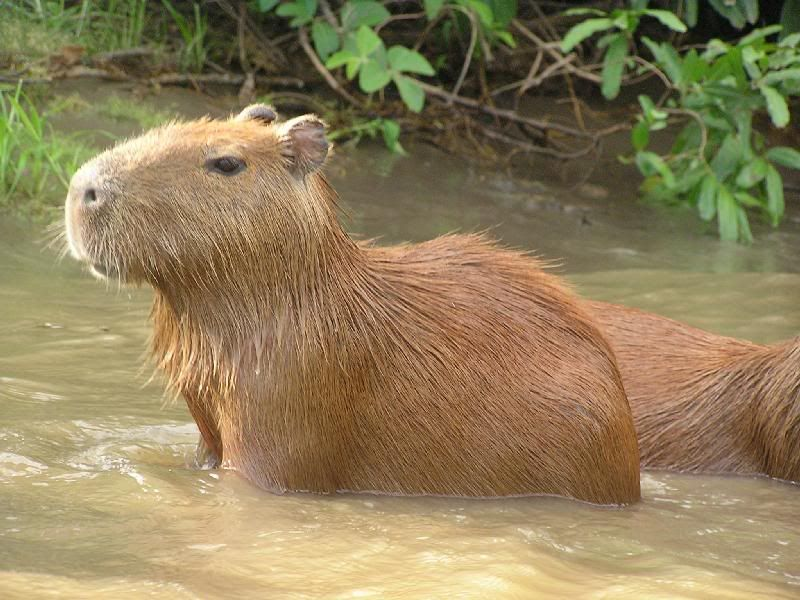
#> input picture ComputerVisionCourse/exercise01/Capybara.jpg, 800 x 600 px
$ python Exercise01_Task02.py
#> lines starting #> are read from the running program, lines starting #| are printed output that depends on the picture
import numpy as np
import matplotlib.pyplot as plt
from PIL import Image
from typing import Tuple

"""
    Computer Vision SoSe 25 — Task 2: Convolution and Filters
    Author: Ryan Qchiqache
    LMU Munich, Prof. Dr. Björn Ommer

    CNNs: In Computer Vision, algorithms are driven by convolutional neural networks.
          CNNs perform the convolution operation by sliding a kernel (called a filter)
          over an image and computing the dot product between the kernel and the covered
          part of the image.

          The convolution operation is defined as:
              g'(x, y) = g(x, y) * f(·, ·)
                      = sum_{dx = -a}^{a} sum_{dy = -b}^{b} g(x + dx, y + dy) * f(dx, dy)

          Where:
          - g(x, y) is the input image and g'(x,y) is the filtered image
          - f(dx, dy) is the convolution kernel (2D)
          - a and b are the half-width and half-height of the kernel, respectively

    Gaussian Filter:
        A Gaussian filter is a special kernel used to blur images and reduce noise.
        It applies the transformation:
            f(x, y) = (1 / (2πσ²)) * exp{ - (x² + y²) / (2σ²) }

        - σ (sigma) controls the spread/blur strength
        - The kernel values are normalized to sum to 1
"""


def convolve2d(image: np.ndarray, kernel: np.ndarray) -> np.ndarray:
    """
    Apply 2D convolution to a grayscale image.

    Parameters:
    - image: np.ndarray[float32] of shape (H, W)
    - kernel: np.ndarray[float32] of shape (k, k)

    Returns:
    - output: np.ndarray[float32] of shape (H, W)
    """
    H: int = image.shape[0]
    W: int = image.shape[1]
    kH: int = kernel.shape[0]
    kW: int = kernel.shape[1]

    assert kH == kW and kH % 2 == 1, "Kernel must be square (e.g. 3x3, 5x5) and odd-sized so it has a center pixel."

    pad_h: int = kH // 2
    pad_w: int = kW // 2

    padded: np.ndarray = np.pad(image, ((pad_h, pad_h), (pad_w, pad_w)), mode='constant', constant_values=0.0)
    output: np.ndarray = np.zeros_like(image, dtype=np.float32)

    for i in range(H):
        for j in range(W):
            region: np.ndarray = padded[i:i + kH, j:j + kW]
            output[i, j] = np.sum(region * kernel)

    return output


def gaussian_kernel(size: int, sigma: float, mean: float = 0.0) -> np.ndarray:
    """
    Generate a normalized 2D Gaussian kernel.
    A small grid of weights shaped like a "bell curve" :)
    This is often used for:
        - blurring images
        - smoothing noisy input
        - pre-processing before edge detection

    Parameters:
    - size: int (must be odd)
    - sigma: float
    - mean: float (default 0)

    Returns:
    - kernel: np.ndarray[float64] of shape (size, size)
    """
    assert size % 2 == 1, "Kernel size must be odd"

    ax: np.ndarray = np.linspace(-(size // 2), size // 2, size)
    xx: np.ndarray
    yy: np.ndarray
    xx, yy = np.meshgrid(ax, ax)

    # direct implementation of the Gaussian function
    kernel: np.ndarray = np.exp(-((xx - mean) ** 2 + (yy - mean) ** 2) / (2 * sigma ** 2))
    # This turns the exponential into a proper probability density (Gaussian PDF).
    kernel /= 2 * np.pi * sigma ** 2
    # ensure that all values in the kernel add up to 1, this way the brightness of the iage is preserved and
    # Blurring doesn't make the image brighter or darker
    kernel /= np.sum(kernel)

    return kernel


def plot_kernel(kernel: np.ndarray, title: str = "Gaussian Kernel") -> None:
    """
    Plot kernel as 200x200 grayscale image.

    Parameters:
    - kernel: np.ndarray[float64]
    - title: str
    """
    normalized: np.ndarray = (kernel - kernel.min()) / (kernel.max() - kernel.min()) * 255
    img: Image.Image = Image.fromarray(normalized.astype(np.uint8)).resize((200, 200), Image.BICUBIC)

    plt.imshow(img, cmap='gray')
    plt.title(title)
    plt.axis('off')
    plt.show()


def main() -> None:
    # === Load the Image ===
    image_path: str = "Capybara.jpg"
    img: Image.Image = Image.open(image_path).convert("L")
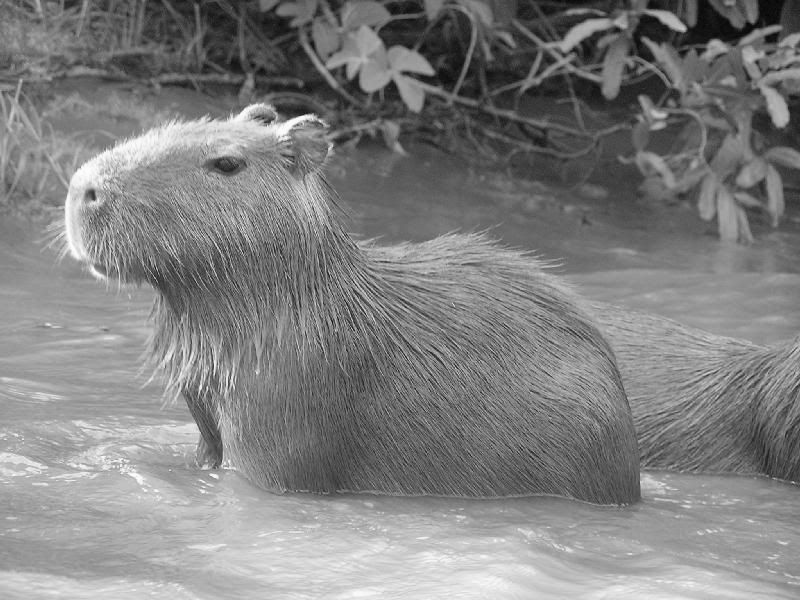
#> img: PIL image 800x600 L; min 3, max 254, mean 128.6
    img_np: np.ndarray = np.array(img).astype(np.float32) / 255.0

    # === Gaussian Filter ===
    kernel: np.ndarray = gaussian_kernel(size=7, sigma=1.5)
    plot_kernel(kernel)
#> in plot_kernel, `img: Image.Image = Image.fromarray(normalized.astype(np.uint8)).resize..`:
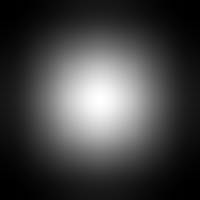
#> img: PIL image 200x200 L; min 0, max 255, mean 67
    blurred: np.ndarray = convolve2d(img_np, kernel)
#> in convolve2d, `padded: np.ndarray = np.pad(image, ((pad_h, pad_h), (pad_w, pad_w)), m..`:
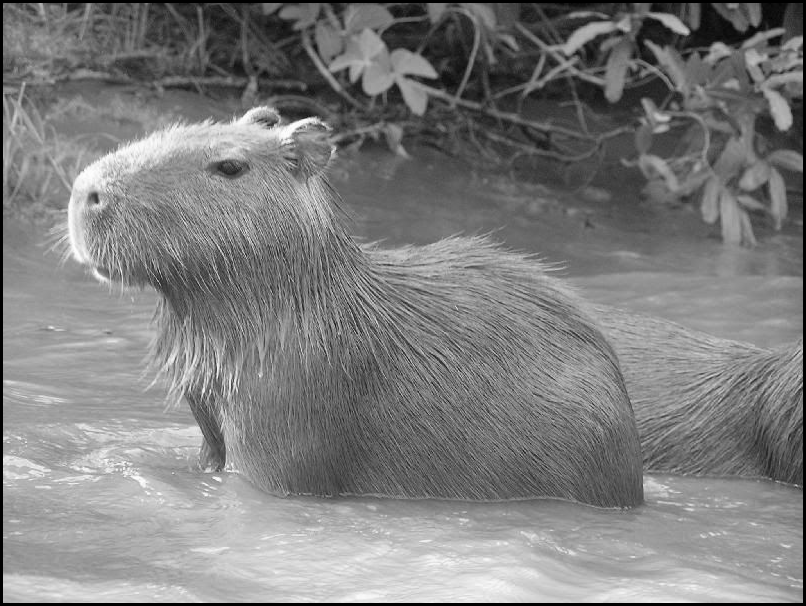
#> padded: shape (606, 806) float32; min 0, max 0.996, mean 0.495
    blurred_norm: np.ndarray = (blurred - blurred.min()) / (blurred.max() - blurred.min())

    # === Laplacian Filter ===
    laplace: np.ndarray = np.array([[0, -1, 0], [-1, 4, -1], [0, -1, 0]], dtype=np.float32)
    #laplace = np.array([[-1, -1, -1], [-1, -8, -1], [-1, -1, -1]], dtype=np.float32)# trying another kernel aka filter

    #edges: np.ndarray = convolve2d(img_np, laplace)
    edges: np.ndarray = np.abs(convolve2d(img_np, laplace)) # Taking the absolute value before normalization and the test was better
#> after the loop in convolve2d (call 2), `for i in range(H):`:
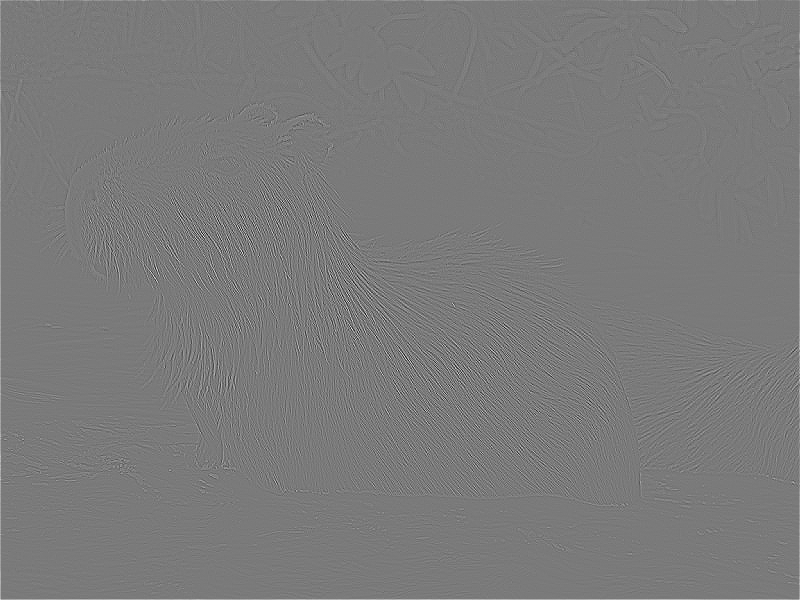
#> output: shape (600, 800) float32; min -1.88, max 2.03, mean 0.00303; drawn with min black and max white
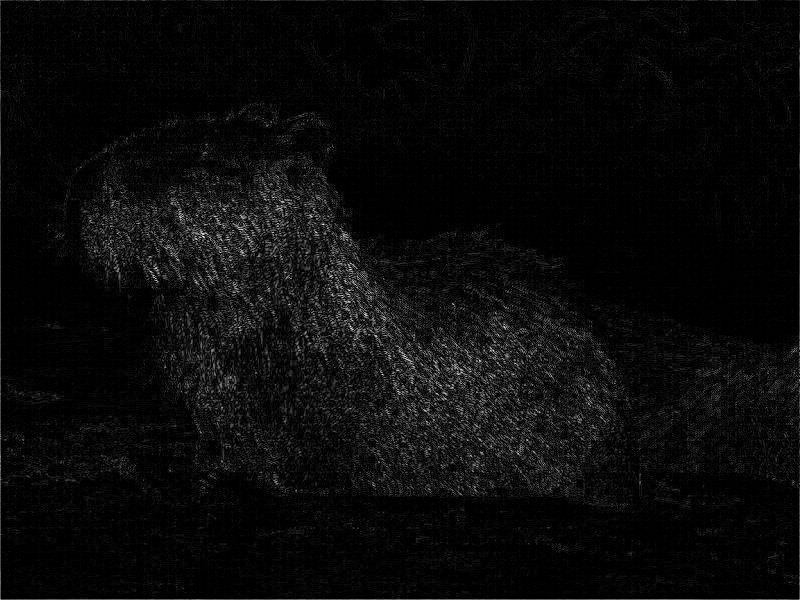
#> edges: shape (600, 800) float32; min 0, max 2.03, mean 0.0891; drawn with min black and max white
    edges_norm: np.ndarray = (edges - edges.min()) / (edges.max() - edges.min())

    # === Plot Original Image ===
    plt.figure(figsize=(6, 6))
    plt.imshow(img_np, cmap='gray')
    plt.title("Original (Grayscale)")
    plt.axis('off')
    plt.tight_layout()
    plt.show()

    # === Plot Gaussian Blurred Image ===
    plt.figure(figsize=(6, 6))
    plt.imshow(blurred_norm, cmap='gray')
    plt.title("Gaussian Blurred")
    plt.axis('off')
    plt.tight_layout()
    plt.show()

    # === Plot Laplacian Edge Image ===
    plt.figure(figsize=(6, 6))
    plt.imshow(edges_norm, cmap='gray')
    plt.title("Laplacian Edges")
    plt.axis('off')
    plt.tight_layout()
    plt.show()

    # === Short Discussion ===
    print("""
       Discussion:
       Hand-crafted filters (like Laplacian or Gaussian) are fixed and cannot adapt to data.
       They work well for simple tasks but fail in complex scenarios.

       For better visual results with the Laplacian filter, I applied the absolute value before normalization
       to enhance edge contrast. I also switched to a stronger kernel (with -8 center weight) to detect edges
       in all directions more effectively. These adjustments significantly improved the representation of edges.

       CNNs improve on this by learning optimal filters directly from data using backpropagation.
       """)


if __name__ == "__main__":
    main()
